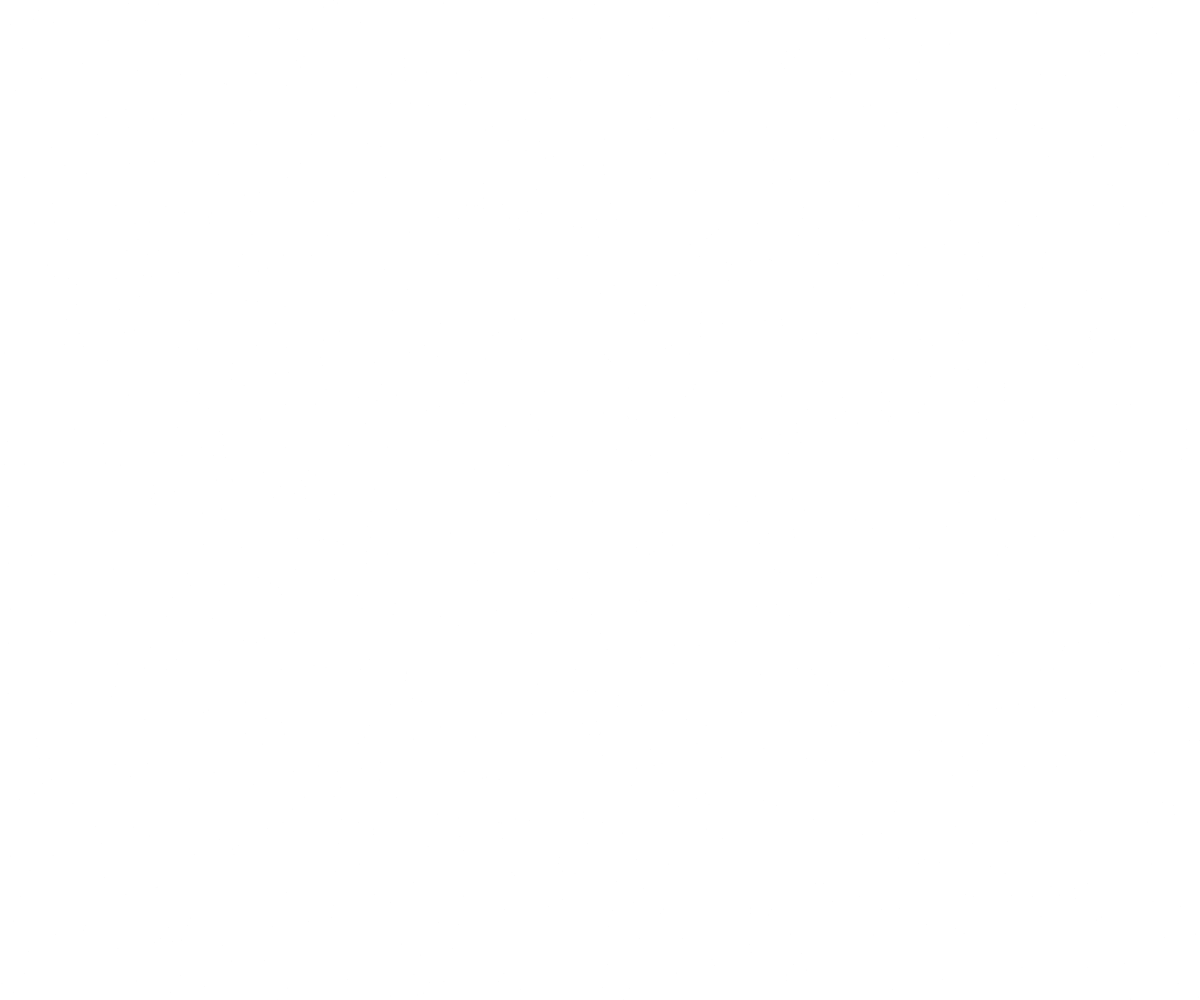
Frame 1 (no input)
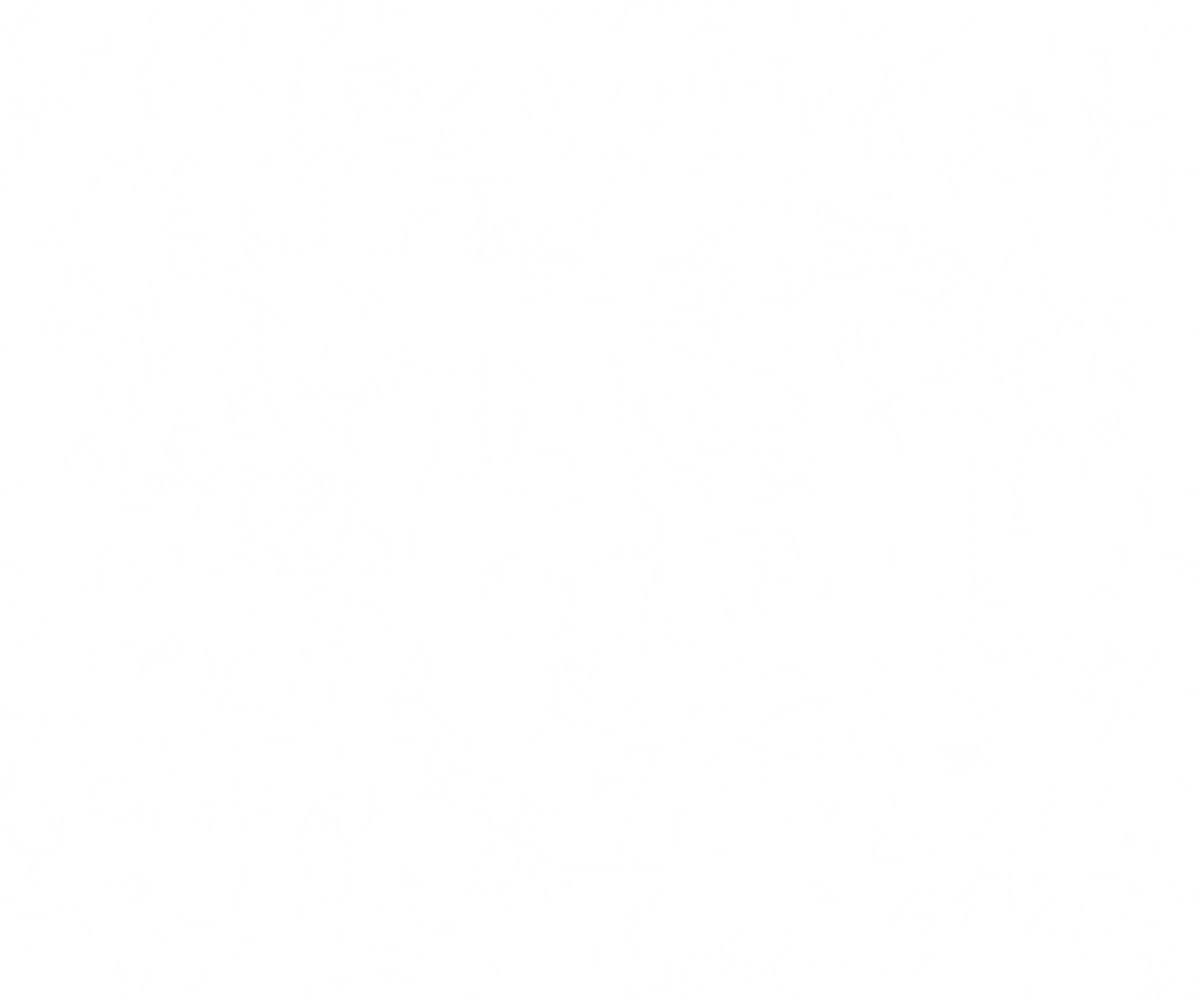
Frame 60 (no input)
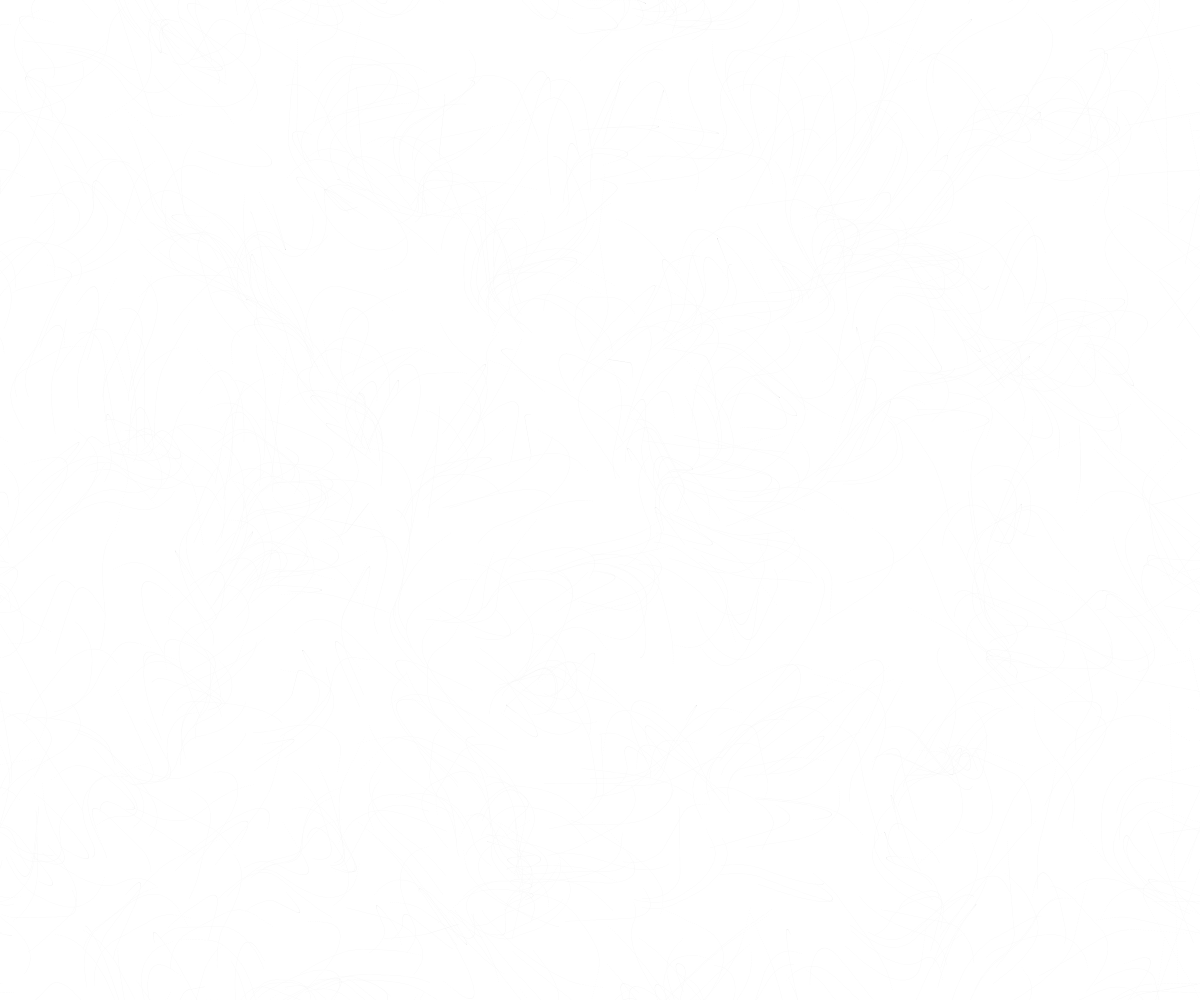
Frame 120 (the mouse pressed at the canvas centre since frame 60)

The p5.js sketch that drew these frames (run headless with seeded random() and noise() and a simulated clock; from frame 60 on, the mouse is pressed at the canvas centre):

// p5.js sketch
// ── sketch.js
let theParticles = [];
let theForce = [];
let maxSpeed = 1;
let forcePower = maxSpeed/25;
let spacing;

function setup(){
  createCanvas(windowWidth, windowHeight);
  noStroke();
  fill(0,20);
  spacing = width/15;
  for(var i=0; i<1000; i++){
    theParticles.push(new Particle(random(0,width),random(0,height),random(-3,3),random(-3,3)));
  }
  for(var x=1; x<width; x+=spacing){
    for(var y=1; y<height; y+=spacing){
      noiseDetail(2, 0.2)
      theForce.push(new Force(x,y,8*noise(x,y),forcePower));
    }
  }
}

function draw() {
  for(var i=theParticles.length-1; i>=0; i--){
    theParticles[i].move();
    theParticles[i].display();
  }
  for(var i=theForce.length-1; i>=0; i--){
    //theForce[i].display();
  }
}

class Particle{
  constructor(x,y,mx,my){
    this.x = x;
    this.y = y;
    this.moveX = mx;
    this.moveY = my;
  }

  move(){
    this.x+=this.moveX;
    this.y+=this.moveY;
    if(this.x>=width){
      let hold = this.x-width;
      this.x = 0-hold;
    }else if(this.x<=0){
      this.x = width-this.x;
    }
    if(this.y>=height){
      let hold = this.y-height;
      this.y = 0-hold;
    }else if(this.y<=0){
      this.y = height-this.y;
    }
    for(var i=theForce.length-1; i>=0; i--){
      if(dist(this.x,this.y,theForce[i].x,theForce[i].y)<spacing/2){
        this.moveY+=theForce[i].force*sin(theForce[i].angle);
        this.moveX+=theForce[i].force*cos(theForce[i].angle);
        if(abs(this.moveX)>maxSpeed){
          this.moveX*=0.9;
          this.moveY*=0.9;
        }
        if(abs(this.moveY)>maxSpeed){
          this.moveY*=0.9;
          this.moveX*=0.9;
        }
      }
    }
  }


  display(){
    circle(this.x,this.y,0.5);
  }
}

class Force{
  constructor(x,y,a,f){
    this.x = x;
    this.y = y;
    this.angle = a;
    this.force = f;
  }

  display(){
    push();
    translate(this.x,this.y);
    rotate(this.angle);
    circle(0,0,3);
    line(0,0,10,0);
    pop();
  }
}
